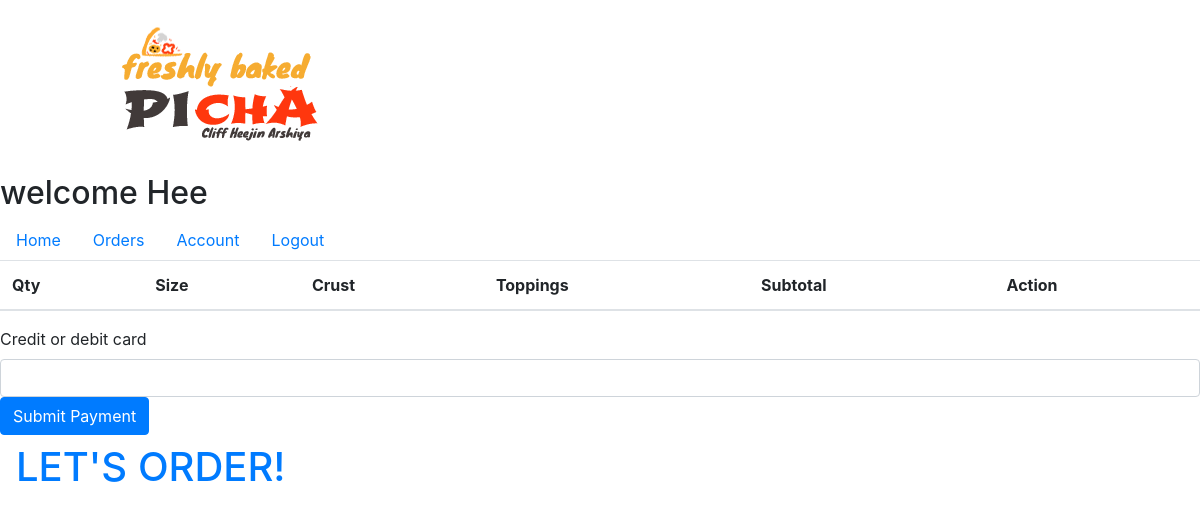
Page /order (signed in) on the earlier database version.
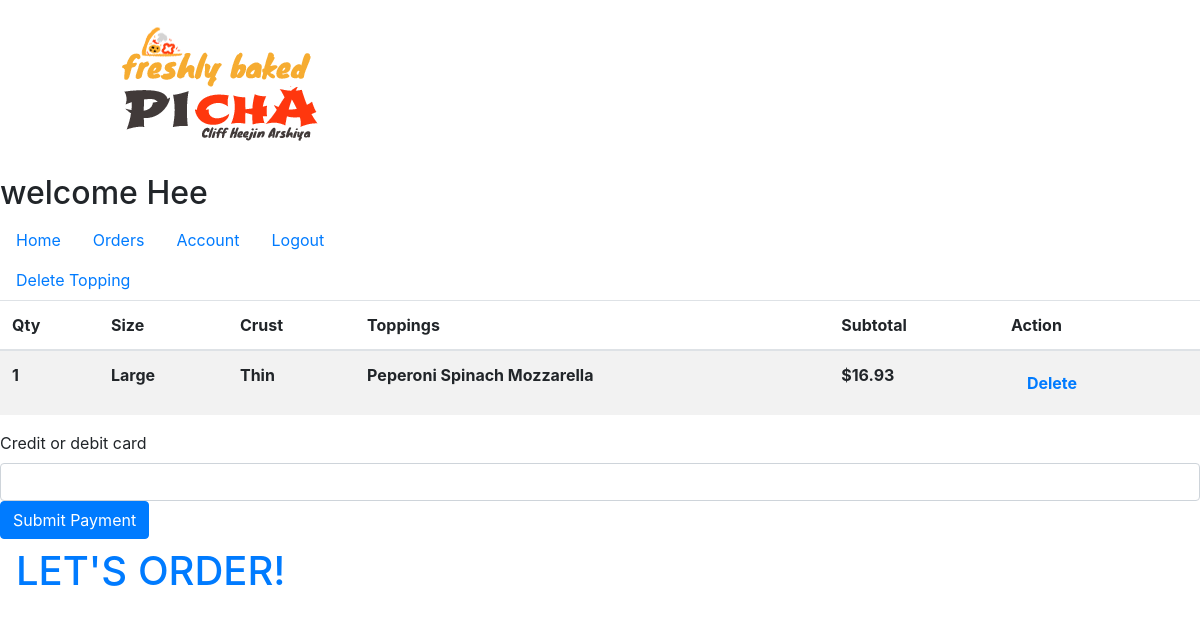
Same page on the later database version.
### models.py (models this page shows, shortened)
class User(db.Model):
    __tablename__="users"
    id = db.Column(db.Integer, primary_key=True)
    first_name = db.Column(db.String(255), nullable=False)
    last_name = db.Column(db.String(255), nullable=False)
    email = db.Column(db.String(255), nullable=False)
    phone = db.Column(db.String(255), nullable=False)
    password = db.Column(db.String(255), nullable=False)
    created_at = db.Column(db.DateTime, server_default=func.now())
    updated_at = db.Column(db.DateTime, server_default=func.now(), onupdate=func.now())

class Order(db.Model):
    __tablename__='orders'
    id = db.Column(db.Integer, primary_key=True)
    method = db.Column(db.String(255))
    size = db.Column(db.String(255))
    crust = db.Column(db.String(255))
    qty = db.Column(db.Integer)
    price = db.Column(db.Float)
    created_at = db.Column(db.DateTime, server_default=func.now())
    updated_at = db.Column(db.DateTime, server_default=func.now(), onupdate=func.now())
    @classmethod
    def get_order(cls):
        get_order = cls.query.all()
        return get_order

class Topping(db.Model):
    __tablename__='toppings'
    id = db.Column(db.Integer, primary_key=True)
    topping1 = db.Column(db.String(255))
    topping2 = db.Column(db.String(255))
    topping3 = db.Column(db.String(255))
    price = db.Column(db.Float)
    created_at = db.Column(db.DateTime, server_default=func.now())
    updated_at = db.Column(db.DateTime, server_default=func.now(), onupdate=func.now())
    @classmethod
    def get_all(cls):
        get_all_toppings = cls.query.all()
        return get_all_toppings

### controllers.py (the view)
def order_page():
    if 'user_id' not in session:
        return redirect(url_for('users:login_page'))
    pizza = Order.get_order()
    topping = Topping.get_all()
    total = Order.total
    current_user = User.query.get(session['user_id'])
    return render_template('order.html', pizza = pizza, topping = topping, total = total, user = current_user)

### templates/order.html (shortened to what this page needs)
<!DOCTYPE html>
<html lang="en">
<head>
    <link rel="stylesheet" href="https://stackpath.bootstrapcdn.com/bootstrap/4.3.1/css/bootstrap.min.css">
    <link rel="stylesheet" type="text/css" href="/static/order.css">
</head>
<body>
    <div class="header">
        <div class="logo">
            <a href="{{ url_for('dashboard') }}"><img src="../static/picha1.png"></a>
        </div>
        <div class="header_info">
            <h2>welcome {{ user.first_name }}</h2>
            <ul class="nav">
                <li class="nav-item">
                    <a class="nav-link" href="{{ url_for('dashboard') }}">Home</a>
                </li>
                <li class="nav-item">
                    <a class="nav-link" href="{{ url_for('order') }}">Orders</a>
                </li>
                <li class="nav-item">
                    <a class="nav-link" href="{{ url_for('users:account') }}">Account</a>
                </li>
                <li class="nav-item">
                    <a class="nav-link" href="{{ url_for('users:logout') }}">Logout</a>
                </li>
            </ul>
        </div>
    </div>
    <div class="center">
                <table class="table table-striped">
                    <thead>
                        <tr>
                            <th>Qty</th>
                            <th>Size</th>
                            <th>Crust</th>
                            <th>Toppings</th>
                            <th>Subtotal</th>
                            <th>Action</th>
                        </tr>
                    </thead>
                    <tbody>
                        {% for pizzas in pizza %}
                        <tr>
                            <th>{{ pizzas.qty }}</th>
                            <th>{{ pizzas.size }}</th>
                            <th>{{ pizzas.crust }}</th>
                            {% for toppings in topping %}
                            <th>{{ toppings.topping1 }} {{ toppings.topping2 }} {{ toppings.topping3 }}</th>
                                <a class="nav-link" href="/pizza/{{toppings.id}}/delete">Delete Topping</a>
                            <th>${{ pizzas.price + toppings.price }}</th>
                            {% endfor %}
                            <th><a class="nav-link" href="/order/{{pizzas.id}}/delete">Delete</a></th>
                        </tr>
                        {% endfor %}
                    </tbody>
                </table>
                <form action="{{ url_for('order:charge') }}" method="post">
                    <label for="card-element">
                            Credit or debit card
                    </label>
                    <div id="card-element" class="form-control StripeElement StripeElement--empty StripeElement--invalid">
                    </div>
                    <input type="submit" value="Submit Payment" class="btn btn-primary">
                </form>
            <div class="welcome">
                <div class="box">
                    <a class="nav-link" href="{{ url_for('pizza:dashboard') }}"><h1>LET'S ORDER!</h1></a>
                </div>
            </div>
        </div>
</body>
</html>

Differences in the rows shown:
added Order: qty "1", size "Large", crust "Thin", pizzas.price+toppings.price "16.93"
added Topping: topping1 "Peperoni", topping2 "Spinach", topping3 "Mozzarella"
